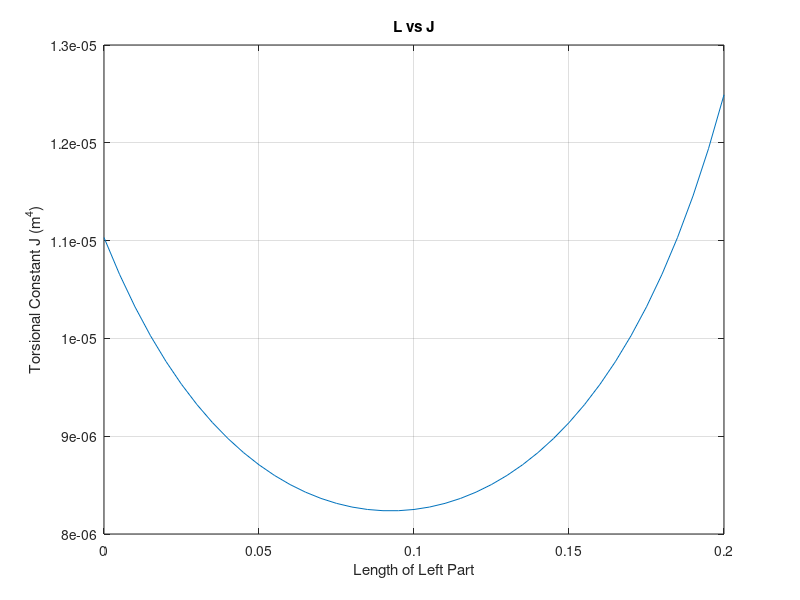

Recreate this plot in MATLAB.
%% Roshan Jaiswal-Ferri
%Section - 01 
%Aero 355 Midterm: 2/20/25

%% Workspace Prep

format long     %Allows for more accurate decimals
close all;      %Clears all
clear all;      %Clears Workspace
clc;            %Clears Command Window

%% 
t = 0.005;
h = 0.1 - 0.005;

x = 1;
for L = 0:0.005:0.2
    J1(x) = (4*(L*h)^2)/(((L*2)+(h*2))/t);
    J2(x) = (4*((0.185-L)*h)^2)/((((0.185-L)*2)+(h*2))/t);
    J(x) = J1(x) + J2(x);
    x = x + 1;
end

% L = 0.025:0.005:0.175
%L2 = [0.025:0.005:0.175];
L2 = 0:0.005:0.2;

figure('Name','L vs J')
plot(L2,J)
grid on
xlabel('Length of Left Part')
ylabel('Torsional Constant J (m^4)')
title('L vs J')
